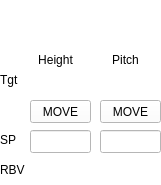
<?xml version="1.0" encoding="UTF-8"?>
<ui version="4.0">
 <class>Form</class>
 <widget class="QWidget" name="Form">
  <property name="geometry">
   <rect>
    <x>0</x>
    <y>0</y>
    <width>161</width>
    <height>185</height>
   </rect>
  </property>
  <property name="sizePolicy">
   <sizepolicy hsizetype="Ignored" vsizetype="Ignored">
    <horstretch>0</horstretch>
    <verstretch>0</verstretch>
   </sizepolicy>
  </property>
  <property name="windowTitle">
   <string>DMM</string>
  </property>
  <property name="styleSheet">
   <string notr="true">background-color: rgb(255, 255, 255);</string>
  </property>
  <layout class="QVBoxLayout" name="verticalLayout">
   <property name="spacing">
    <number>0</number>
   </property>
   <property name="leftMargin">
    <number>0</number>
   </property>
   <property name="topMargin">
    <number>0</number>
   </property>
   <property name="rightMargin">
    <number>0</number>
   </property>
   <property name="bottomMargin">
    <number>0</number>
   </property>
   <item>
    <widget class="QFrame" name="frame">
     <property name="sizePolicy">
      <sizepolicy hsizetype="Fixed" vsizetype="Fixed">
       <horstretch>0</horstretch>
       <verstretch>0</verstretch>
      </sizepolicy>
     </property>
     <property name="minimumSize">
      <size>
       <width>161</width>
       <height>185</height>
      </size>
     </property>
     <property name="frameShape">
      <enum>QFrame::Box</enum>
     </property>
     <property name="frameShadow">
      <enum>QFrame::Plain</enum>
     </property>
     <property name="lineWidth">
      <number>0</number>
     </property>
     <widget class="QERadioGroup" name="qeradiogroup">
      <property name="geometry">
       <rect>
        <x>0</x>
        <y>0</y>
        <width>161</width>
        <height>51</height>
       </rect>
      </property>
      <property name="variable" stdset="0">
       <string>$(TABLE)OP_MODE</string>
      </property>
      <property name="variableSubstitutions" stdset="0">
       <string/>
      </property>
      <property name="elementsRequired">
       <number>0</number>
      </property>
      <property name="title" stdset="0">
       <string> Mode </string>
      </property>
      <property name="buttonStyle">
       <enum>QRadioGroup::Push</enum>
      </property>
      <property name="buttonOrder">
       <enum>QRadioGroup::colMajor</enum>
      </property>
     </widget>
     <widget class="QELabel" name="qelabel">
      <property name="geometry">
       <rect>
        <x>30</x>
        <y>70</y>
        <width>61</width>
        <height>21</height>
       </rect>
      </property>
      <property name="alignment">
       <set>Qt::AlignRight|Qt::AlignTrailing|Qt::AlignVCenter</set>
      </property>
      <property name="variable" stdset="0">
       <string>$(TABLE)HEIGHT_CALC</string>
      </property>
      <property name="variableSubstitutions" stdset="0">
       <string/>
      </property>
     </widget>
     <widget class="QLabel" name="label_8">
      <property name="geometry">
       <rect>
        <x>30</x>
        <y>50</y>
        <width>51</width>
        <height>20</height>
       </rect>
      </property>
      <property name="text">
       <string>Height</string>
      </property>
      <property name="alignment">
       <set>Qt::AlignCenter</set>
      </property>
     </widget>
     <widget class="QLabel" name="label_9">
      <property name="geometry">
       <rect>
        <x>100</x>
        <y>50</y>
        <width>51</width>
        <height>20</height>
       </rect>
      </property>
      <property name="text">
       <string>Pitch</string>
      </property>
      <property name="alignment">
       <set>Qt::AlignCenter</set>
      </property>
     </widget>
     <widget class="QLabel" name="label_11">
      <property name="geometry">
       <rect>
        <x>0</x>
        <y>130</y>
        <width>31</width>
        <height>20</height>
       </rect>
      </property>
      <property name="text">
       <string>SP</string>
      </property>
      <property name="alignment">
       <set>Qt::AlignLeading|Qt::AlignLeft|Qt::AlignVCenter</set>
      </property>
     </widget>
     <widget class="QLabel" name="label_12">
      <property name="geometry">
       <rect>
        <x>0</x>
        <y>160</y>
        <width>31</width>
        <height>20</height>
       </rect>
      </property>
      <property name="text">
       <string>RBV</string>
      </property>
      <property name="alignment">
       <set>Qt::AlignLeading|Qt::AlignLeft|Qt::AlignVCenter</set>
      </property>
     </widget>
     <widget class="QLabel" name="label_10">
      <property name="geometry">
       <rect>
        <x>0</x>
        <y>70</y>
        <width>30</width>
        <height>20</height>
       </rect>
      </property>
      <property name="text">
       <string>Tgt</string>
      </property>
      <property name="alignment">
       <set>Qt::AlignLeading|Qt::AlignLeft|Qt::AlignVCenter</set>
      </property>
     </widget>
     <widget class="QELabel" name="qelabel_2">
      <property name="geometry">
       <rect>
        <x>100</x>
        <y>70</y>
        <width>61</width>
        <height>21</height>
       </rect>
      </property>
      <property name="alignment">
       <set>Qt::AlignRight|Qt::AlignTrailing|Qt::AlignVCenter</set>
      </property>
      <property name="variable" stdset="0">
       <string>$(TABLE)PITCH_CALC</string>
      </property>
      <property name="variableSubstitutions" stdset="0">
       <string/>
      </property>
     </widget>
     <widget class="QEPushButton" name="qepushbutton">
      <property name="geometry">
       <rect>
        <x>30</x>
        <y>100</y>
        <width>61</width>
        <height>23</height>
       </rect>
      </property>
      <property name="text">
       <string>MOVE</string>
      </property>
      <property name="variable" stdset="0">
       <string>$(TABLE)MOVEH.PROC</string>
      </property>
      <property name="variableSubstitutions" stdset="0">
       <string/>
      </property>
     </widget>
     <widget class="QEPushButton" name="qepushbutton_2">
      <property name="geometry">
       <rect>
        <x>100</x>
        <y>100</y>
        <width>61</width>
        <height>23</height>
       </rect>
      </property>
      <property name="text">
       <string>MOVE</string>
      </property>
      <property name="variable" stdset="0">
       <string>$(TABLE)MOVEP.PROC</string>
      </property>
      <property name="variableSubstitutions" stdset="0">
       <string/>
      </property>
     </widget>
     <widget class="QELineEdit" name="qelineedit">
      <property name="geometry">
       <rect>
        <x>30</x>
        <y>130</y>
        <width>61</width>
        <height>23</height>
       </rect>
      </property>
      <property name="font">
       <font>
        <pointsize>9</pointsize>
       </font>
      </property>
      <property name="alignment">
       <set>Qt::AlignRight|Qt::AlignTrailing|Qt::AlignVCenter</set>
      </property>
      <property name="variable" stdset="0">
       <string>$(TABLE)$(CS)HEIGHT.VAL</string>
      </property>
      <property name="variableSubstitutions" stdset="0">
       <string/>
      </property>
     </widget>
     <widget class="QELineEdit" name="qelineedit_2">
      <property name="geometry">
       <rect>
        <x>100</x>
        <y>130</y>
        <width>61</width>
        <height>23</height>
       </rect>
      </property>
      <property name="font">
       <font>
        <pointsize>9</pointsize>
       </font>
      </property>
      <property name="alignment">
       <set>Qt::AlignRight|Qt::AlignTrailing|Qt::AlignVCenter</set>
      </property>
      <property name="variable" stdset="0">
       <string>$(TABLE)$(CS)PITCH.VAL</string>
      </property>
      <property name="variableSubstitutions" stdset="0">
       <string/>
      </property>
     </widget>
     <widget class="QELabel" name="qelabel_3">
      <property name="geometry">
       <rect>
        <x>30</x>
        <y>160</y>
        <width>61</width>
        <height>21</height>
       </rect>
      </property>
      <property name="font">
       <font>
        <pointsize>9</pointsize>
       </font>
      </property>
      <property name="alignment">
       <set>Qt::AlignRight|Qt::AlignTrailing|Qt::AlignVCenter</set>
      </property>
      <property name="variable" stdset="0">
       <string>$(TABLE)$(CS)HEIGHT.RBV</string>
      </property>
      <property name="variableSubstitutions" stdset="0">
       <string/>
      </property>
      <property name="addUnits">
       <bool>false</bool>
      </property>
     </widget>
     <widget class="QELabel" name="qelabel_4">
      <property name="geometry">
       <rect>
        <x>100</x>
        <y>160</y>
        <width>61</width>
        <height>21</height>
       </rect>
      </property>
      <property name="font">
       <font>
        <pointsize>9</pointsize>
       </font>
      </property>
      <property name="alignment">
       <set>Qt::AlignRight|Qt::AlignTrailing|Qt::AlignVCenter</set>
      </property>
      <property name="variable" stdset="0">
       <string>$(TABLE)$(CS)PITCH.RBV</string>
      </property>
      <property name="variableSubstitutions" stdset="0">
       <string/>
      </property>
      <property name="addUnits">
       <bool>false</bool>
      </property>
     </widget>
     <zorder>label_9</zorder>
     <zorder>label_8</zorder>
     <zorder>qeradiogroup</zorder>
     <zorder>qelabel</zorder>
     <zorder>label_11</zorder>
     <zorder>label_12</zorder>
     <zorder>label_10</zorder>
     <zorder>qelabel_2</zorder>
     <zorder>qepushbutton</zorder>
     <zorder>qepushbutton_2</zorder>
     <zorder>qelineedit</zorder>
     <zorder>qelineedit_2</zorder>
     <zorder>qelabel_3</zorder>
     <zorder>qelabel_4</zorder>
    </widget>
   </item>
  </layout>
 </widget>
 <customwidgets>
  <customwidget>
   <class>QELabel</class>
   <extends>QLabel</extends>
   <header>QELabel.h</header>
  </customwidget>
  <customwidget>
   <class>QELineEdit</class>
   <extends>QLineEdit</extends>
   <header>QELineEdit.h</header>
  </customwidget>
  <customwidget>
   <class>QEPushButton</class>
   <extends>QPushButton</extends>
   <header>QEPushButton.h</header>
  </customwidget>
  <customwidget>
   <class>QERadioGroup</class>
   <extends>QWidget</extends>
   <header>QERadioGroup.h</header>
  </customwidget>
 </customwidgets>
 <resources/>
 <connections/>
</ui>
